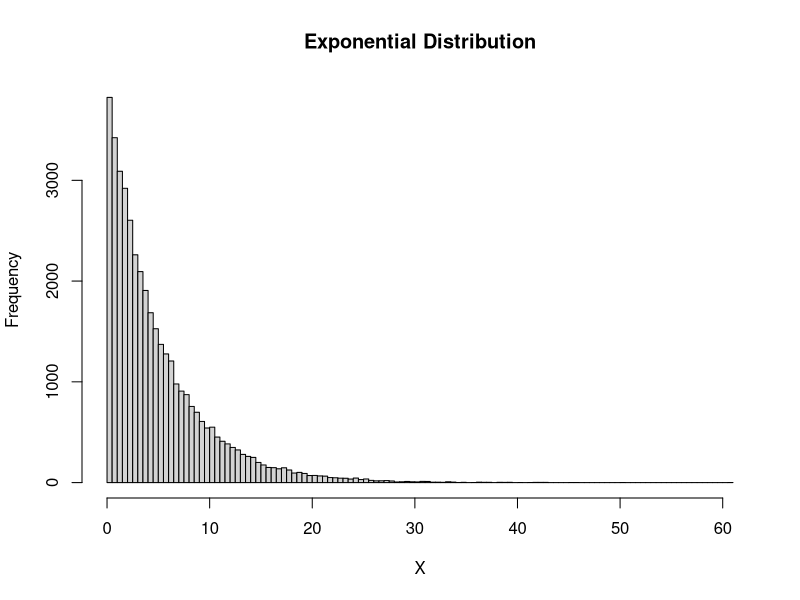
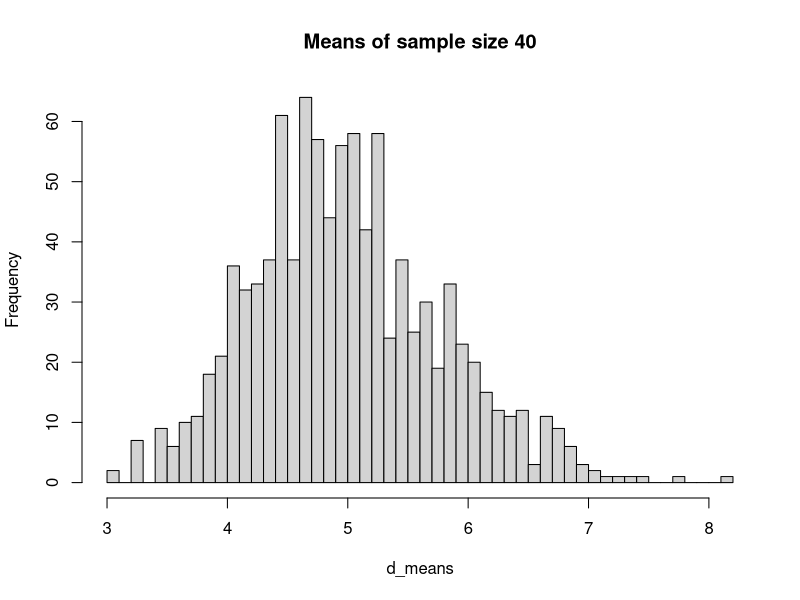

These charts were generated, in order, by the following R code:
## ---- chunk 1
n <- 40
lambda <- 0.2

# our expected mean and standard deviation
1/lambda
## ---- chunk 2
# 1,000 simulations
num.sims <- 1000
X <- rexp(n*num.sims,lambda)
hist(X,breaks=100, main = "Exponential Distribution")
## ---- chunk 3
print(Xbar<-mean(X))
## ---- chunk 4
sd(X)
## ---- chunk 5
X2 <- matrix(X,nrow=num.sims)
d_means <- apply(X2,1,mean)
hist(d_means,breaks=50, main ="Means of sample size 40")
